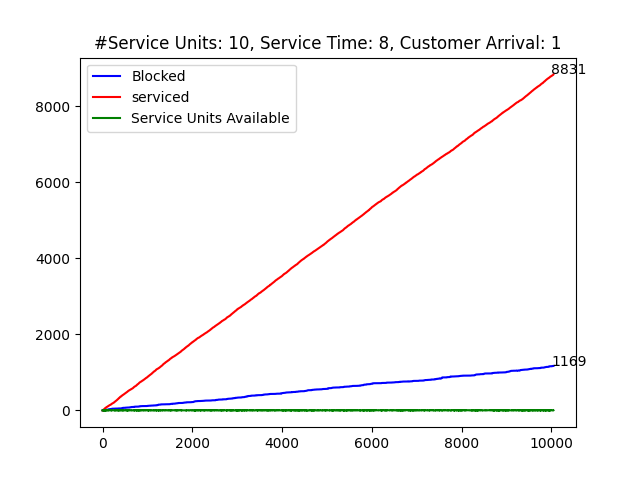

Python code for this plot:
from scipy.stats import poisson, erlang, pareto, bernoulli, expon, t
from math import sqrt, exp, log
import numpy as np
import matplotlib.pyplot as plt
import random


class ServiceUnit():
    """
    Represents a Service Unit
    """

    def __init__(self, mean_service_time, last_service=0, service_available=True, service_time_dist='expon'):

        # self.last_service = last_service
        self.next_service = 0

        self.service_available = service_available
        self.mean_service_time = mean_service_time
        self.service_time_dist = service_time_dist

    def exp_dist(self):
        rand = random.random()
        time_step = -self.mean_service_time * log(rand)

        return time_step

    def sample_service_time(self, time):
        """
        Sample next availability for service unit
        """

        if self.service_time_dist == 'expon':
            service_avail_time = time + self.exp_dist()

        elif self.service_time_dist == 'pareto':
            service_avail_time = time + pareto.rvs(self.mean_service_time)

        self.next_service = service_avail_time

    def update_service_status(self, time):
        """
        Function for updating service status of unit
        """
        if time >= self.next_service:
            self.service_available = True


class BlockSystem():
    """
    Class object to simulate a Discrete Event simulation program for a blocking system
    with no waiting room
    """

    def __init__(self,
                 num_service_units,
                 mean_service_time,
                 mean_customer_arrival,
                 customer_arrival_dist='expon',
                 service_time_dist='expon',
                 ):

        self.num_service_units = num_service_units
        self.mean_service_time = mean_service_time
        self.mean_customer_arrival = mean_customer_arrival
        self.customer_arrival_dist = customer_arrival_dist
        self.service_time_dist = service_time_dist

        # If we needed a waiting room
        # self.queue = deque()

    def exp_dist(self):
        rand = random.random()
        time_step = -self.mean_customer_arrival * log(rand)

        return time_step

    def customer_sample(self):
        """
        Function to draw bernoulli sample from Poisson dist.
        Used for arrival
        """

        if self.customer_arrival_dist == 'expon':
            #time_step = poisson.rvs(self.mean_customer_arrival)
            time_step = self.exp_dist()

        elif self.customer_arrival_dist == 'erlang':
            time_step = erlang.rvs(self.mean_customer_arrival)

        elif self.customer_arrival_dist == 'hyperexp':
            rand1 = random.random()
            rand2 = random.random()

            if rand1 < self.mean_customer_arrival[0][0]:
                time_step = -1/self.mean_customer_arrival[0][1] * log(rand2)
            else:
                time_step = -1/self.mean_customer_arrival[1][1] * log(rand2)

        return time_step

    def simulate(self, simulation_customers=10000, plot=False):
        """
        Simulate system
        """

        num_blocked = 0
        num_serviced = 0

        # Initialize lists for blocked/serviced customers
        service_available_list = [0] * (simulation_customers + 1)
        blocked_list = [0] * (simulation_customers + 1)
        serviced_list = [0] * (simulation_customers + 1)
        time_steps = [0]

        # Initialise service units
        service_units = [ServiceUnit(self.mean_service_time, service_time_dist=self.service_time_dist)
                         for i in range(self.num_service_units)]

        for service_unit in service_units:
            service_unit.last_service = 0
            service_unit.service_available = True

        iter_count = 1

        # Simulate system
        while num_blocked + num_serviced < simulation_customers:

            time_step = self.customer_sample()
            time_steps.append(time_steps[-1] + time_step)

            service_avail_count = 0

            # Update service units:
            for service_unit in service_units:
                service_unit.update_service_status(time_steps[-1])

                # Count number of service units available
                if service_unit.service_available:
                    service_avail_count += 1

            # Service the customer
            customer_serviced = False
            for service_unit in service_units:
                if service_unit.service_available:
                    customer_serviced = True

                    service_unit.service_available = False
                    service_unit.sample_service_time(time_steps[-1])
                    break

            # Log customer service
            if customer_serviced:
                num_serviced += 1
            else:
                num_blocked += 1

            # Log blocked and serviced
            blocked_list[iter_count] = num_blocked
            serviced_list[iter_count] = num_serviced
            service_available_list[iter_count] = service_avail_count

            iter_count += 1

        # Plot evolution of blocked vs. serviced units
        if plot:
            plt.plot(time_steps,
                     blocked_list, color='b', label='Blocked')

            plt.plot(time_steps,
                     serviced_list, color='r', label='serviced')

            plt.plot(time_steps, service_available_list,
                     color='g', label='Service Units Available')

            plt.text(len(blocked_list)-1,
                     blocked_list[-1], str(blocked_list[-1]))
            plt.text(len(serviced_list)-1,
                     serviced_list[-1], str(serviced_list[-1]))

            plt.title(
                f'#Service Units: {self.num_service_units}, Service Time: {self.mean_service_time}, Customer Arrival: {self.mean_customer_arrival}')
            plt.legend()
            plt.show()

        return blocked_list, serviced_list, service_available_list

    def __call__(self, simulations=10, simulation_customers=10000, alpha=0.05, plot=False):
        """
        Simulate system multiple times
        """

        simulations_list = []

        # Create a number of different simulations
        for _ in range(simulations):
            simulations_list.append(self.simulate(simulation_customers))

        simulations_mat = np.array(simulations_list)

        total_customers = simulations_mat[:, 0, 1:] + simulations_mat[:, 1, 1:]

        # Compute statistics
        means = (simulations_mat[:, 0, 1:] /
                 total_customers).mean(axis=0)
        std = (simulations_mat[:, 0, 1:] /
               total_customers).std(axis=0)
        CI_arr = std / sqrt(simulations) * t.ppf(1-alpha/2, simulations-1)

        conf_neg = means - CI_arr
        conf_pos = means + CI_arr

        # Plot confidence intervals
        if plot:
            plt.plot(list(range(simulation_customers)),
                     means, color='r', label='Mean Fraction')

            plt.plot(list(range(simulation_customers)), conf_pos, color='r',
                     linestyle='dashed')
            plt.plot(list(range(simulation_customers)), conf_neg, color='r',
                     linestyle='dashed', label=f'{1-alpha}% Confidence interval')

            plt.text(simulation_customers-1,
                     means[-1], str(round(means[-1], 2)))

            plt.title(
                f'Final Fraction: {round(means[-1], 3)}, Confidence: {round(means[-1], 3)}+-{round(CI_arr[-1], 3)}')

            plt.legend()
            plt.show()
        return means, CI_arr


# TESTING
num_service_units = 10
mean_service_time = 8
mean_customer_arrival = 1


system = BlockSystem(
    num_service_units=num_service_units,
    mean_service_time=mean_service_time,
    mean_customer_arrival=mean_customer_arrival,
    customer_arrival_dist='expon',  # expon/erlang/hyperexp
    service_time_dist='expon'  # expon/pareto
)

blocked, serviced, service_avail = system.simulate(
    simulation_customers=10000, plot=True)

system(simulations=10, simulation_customers=10000, plot=True)

# Pareto
num_service_units = 10
mean_service_time = 1.1
mean_customer_arrival = 1

system = BlockSystem(
    num_service_units=num_service_units,
    mean_service_time=mean_service_time,
    mean_customer_arrival=mean_customer_arrival,
    customer_arrival_dist='erlang',  # expon/erlang/hyperexp
    service_time_dist='pareto'  # expon/pareto
)

blocked, serviced, service_avail = system.simulate(
    simulation_customers=10000, plot=True)

system(simulations=10, simulation_customers=10000, plot=True)

# Hyper Exponential
num_service_units = 10
mean_service_time = 1
mean_customer_arrival = [(0.8, 0.8333), (0.2, 5)]
system = BlockSystem(
    num_service_units=num_service_units,
    mean_service_time=mean_service_time,
    mean_customer_arrival=mean_customer_arrival,
    customer_arrival_dist='hyperexp',
    service_time_dist='pareto'
)


blocked, serviced, service_avail = system.simulate(
    simulation_customers=10000, plot=True)

system(simulations=10, simulation_customers=10000, plot=True)
